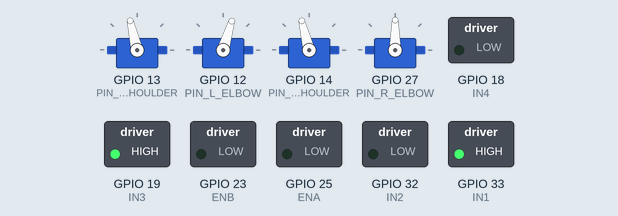
A sketch run on a simulated ESP32. On the bench: 4 × servo, switched loads named in the sketch (green lamp = pin HIGH).

Above: at 3.94 s.
At 7.45 s:
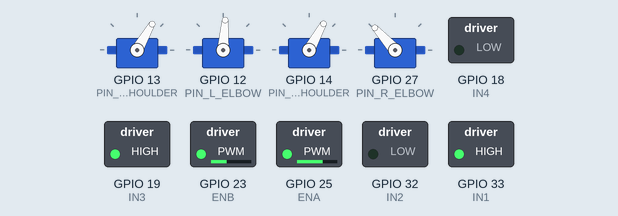
At 11.05 s:
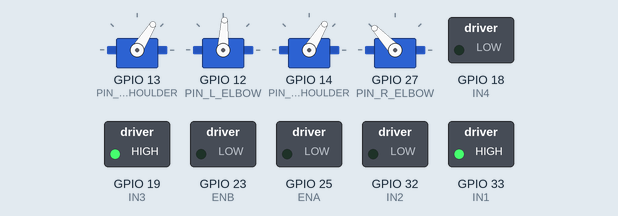
At 17.8 s:
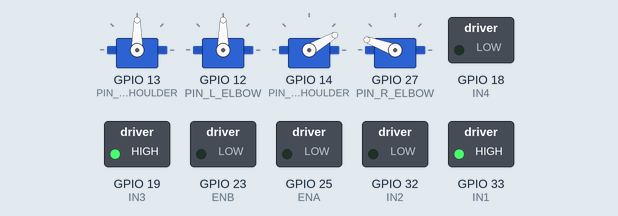
At 20.5 s:
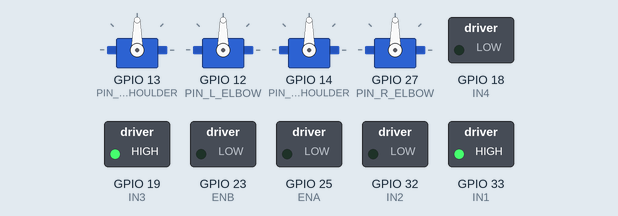
At 38.84 s:
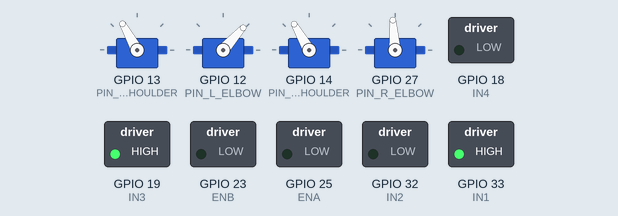
Timing chart, 0 to 40.0 s (numbered marks = the images above):
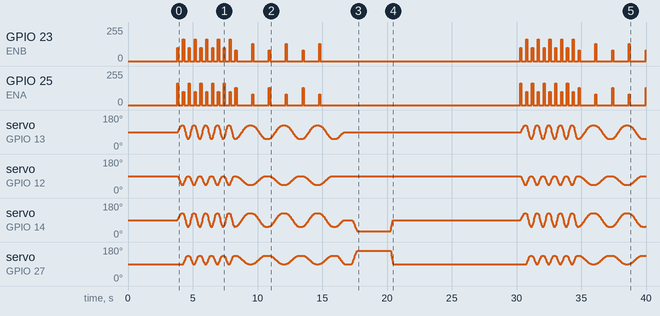

Measured:
- by itself, GPIO 23 (ENB): 0/255 → 98/255 at 3.8 s, → 0/255 0.09 s later, → 162/255 0.36 s later, → 0/255 0.09 s later, … (61 changes in this stretch)
- by itself, GPIO 25 (ENA): 0/255 → 162/255 at 3.8 s, → 0/255 0.09 s later, → 98/255 0.36 s later, → 0/255 0.09 s later, … (61 changes in this stretch)

The sketch:

parade_bot.ino
```cpp
/*
  PARADE ROBOT (ESP32) - v2 (low-speed fix)
  Sequence: attention -> QUICK MARCH -> SLOW MARCH -> halt -> SALUTE -> stand easy

  Library: ESP32Servo  (Arduino IDE > Library Manager > "ESP32Servo")

  WIRING
  - Servos need their own 5-6V supply (NOT the ESP32 pin). Join all grounds together.
  - Motors: L298N (or similar) driver. ENA/ENB take PWM from the ESP32.
*/

#include <ESP32Servo.h>

// ===================== PINS (change to match your wiring) =====================
#define PIN_L_SHOULDER 13
#define PIN_L_ELBOW    12
#define PIN_R_SHOULDER 14
#define PIN_R_ELBOW    27
#define PIN_TORSO      26   // optional torso tilt servo

// Motor driver
#define ENA 25   // left motor speed (PWM)
#define IN1 33
#define IN2 32
#define ENB 23   // right motor speed (PWM)
#define IN3 19
#define IN4 18

// ===================== OPTIONS =====================
const bool HAS_TORSO_SERVO = false;   // true if you add a servo to tilt the body
const bool MIRROR_RIGHT    = true;    // right-side servos are mounted mirrored
const bool FLIP_MOTOR_L    = false;   // set true if left wheel spins backwards
const bool FLIP_MOTOR_R    = false;   // set true if right wheel spins backwards

// =====================================================================
//  >>>>>>>>>>>>>>>>>  SPEED SETTINGS - CHANGE SPEED HERE  <<<<<<<<<<<<<<<<<
// =====================================================================
// Speed is a PERCENT (0-100), NOT a raw PWM number.
// 0 = stopped, 1 = slowest the wheels can turn, 100 = full speed.

// 1) Calibrate this FIRST: the lowest PWM (0-255) at which YOUR wheels just turn
//    while the robot is on the floor. Raise it if the wheels hum/stall at low speed.
const int MIN_PWM = 90;

// 2) How hard the motors push while they are ON
const int QUICK_SPEED_PCT = 25;     // quick march speed (try 30-70)
const int SLOW_SPEED_PCT  = 10;      // slow march speed  (try 1-10 for very slow)

// 3) For how much of each step the wheels are powered (the rest of the step they coast/stop).
//    Lower = even slower, gentler movement. 100 = powered the whole step.
const int QUICK_DRIVE_PCT = 25;    // quick march
const int SLOW_DRIVE_PCT  = 10;     // slow march (try 20-50 for very slow)

// 4) Body sway when there is no torso servo (as % of current speed). 0 = no sway.
const int WHEEL_SWAY_PCT  = 25;

// 5) Step length (beat). Bigger number = slower cadence.
const int QUICK_STEPS   = 10;
const int QUICK_STEP_MS = 450;
const int SLOW_STEPS    = 6;
const int SLOW_STEP_MS  = 1300;

const bool SLOW_MARK_TIME_IN_PLACE = false;  // true = arms march but wheels stay still
// =====================================================================

// ===================== POSES (degrees) - CALIBRATE THESE =====================
// Shoulder: 90 = arm hanging straight down, higher = swings forward (flip if opposite)
const int SHOULDER_REST   = 90;
const int SHOULDER_SWING  = 35;    // +/- swing from rest during march
const int ELBOW_STRAIGHT  = 90;    // arm straight
const int ELBOW_BENT      = 45;    // forearm bent up (marching arm)

const int TORSO_CENTER    = 90;
const int TORSO_TILT      = 8;     // body lean amount (servo degrees)

// Salute pose (right arm): upper arm raised, forearm bent so the hand reaches the brow
const int SALUTE_SHOULDER = 150;
const int SALUTE_ELBOW    = 20;

// ===================== GLOBALS =====================
Servo lShoulder, lElbow, rShoulder, rElbow, torso;
int curLS = SHOULDER_REST, curLE = ELBOW_STRAIGHT;
int curRS = SHOULDER_REST, curRE = ELBOW_STRAIGHT;
int curT  = TORSO_CENTER;

// ===================== MOTOR HELPERS =====================
void setMotor(int en, int inA, int inB, int speed, bool flip) {
  bool fwd = speed >= 0;
  if (flip) fwd = !fwd;
  digitalWrite(inA, fwd ? HIGH : LOW);
  digitalWrite(inB, fwd ? LOW : HIGH);
  analogWrite(en, constrain(abs(speed), 0, 255));
}

void drive(int left, int right) {
  setMotor(ENA, IN1, IN2, left,  FLIP_MOTOR_L);
  setMotor(ENB, IN3, IN4, right, FLIP_MOTOR_R);
}

void stopDrive() { drive(0, 0); }

// Convert speed percent (0-100) into a PWM value that is always above the dead zone.
int pctToPwm(int pct) {
  if (pct <= 0) return 0;
  return map(constrain(pct, 1, 100), 1, 100, MIN_PWM, 255);
}

// ===================== SERVO HELPERS =====================
int mirrorR(int a) { return MIRROR_RIGHT ? 180 - a : a; }

void writeAll(int ls, int le, int rs, int re, int t) {
  lShoulder.write(ls);
  lElbow.write(le);
  rShoulder.write(mirrorR(rs));
  rElbow.write(mirrorR(re));
  if (HAS_TORSO_SERVO) torso.write(t);
}

// Smoothly move every joint to a target pose over 'ms' milliseconds.
// leftPwm/rightPwm keep the wheels running; drivePct = how much of the move they stay powered.
void moveTo(int ls, int le, int rs, int re, int t, int ms,
            int leftPwm = 0, int rightPwm = 0, int drivePct = 100) {
  const int dt = 15;
  int steps = max(1, ms / dt);
  int cutStep = steps * constrain(drivePct, 0, 100) / 100;   // wheels switch off after this update
  bool wheelsOn = true;
  int sLS = curLS, sLE = curLE, sRS = curRS, sRE = curRE, sT = curT;

  if (cutStep > 0) drive(leftPwm, rightPwm); else { stopDrive(); wheelsOn = false; }

  for (int i = 1; i <= steps; i++) {
    if (wheelsOn && i > cutStep) { stopDrive(); wheelsOn = false; }
    float p = (float)i / steps;
    p = p * p * (3 - 2 * p);                 // ease in/out
    writeAll(sLS + (ls - sLS) * p, sLE + (le - sLE) * p,
             sRS + (rs - sRS) * p, sRE + (re - sRE) * p,
             sT  + (t  - sT)  * p);
    delay(dt);
  }
  curLS = ls; curLE = le; curRS = rs; curRE = re; curT = t;
}

// ===================== POSES =====================
void attention(int ms = 800) {
  stopDrive();
  moveTo(SHOULDER_REST, ELBOW_STRAIGHT, SHOULDER_REST, ELBOW_STRAIGHT, TORSO_CENTER, ms);
}

// One march step. leftForward = true -> left arm swings forward, body tilts RIGHT.
void marchStep(bool leftForward, int stepMs, int speedPct, int drivePct, bool inPlace) {
  int ls, le, rs, re, tilt;
  if (leftForward) {
    ls = SHOULDER_REST + SHOULDER_SWING;  le = ELBOW_BENT;
    rs = SHOULDER_REST - SHOULDER_SWING;  re = ELBOW_STRAIGHT;
    tilt = TORSO_CENTER + TORSO_TILT;     // lean right
  } else {
    ls = SHOULDER_REST - SHOULDER_SWING;  le = ELBOW_STRAIGHT;
    rs = SHOULDER_REST + SHOULDER_SWING;  re = ELBOW_BENT;
    tilt = TORSO_CENTER - TORSO_TILT;     // lean left
  }

  int base = pctToPwm(speedPct);
  int lp = inPlace ? 0 : base;
  int rp = inPlace ? 0 : base;

  // No torso servo? Fake the sway by biasing the wheels (scaled to the speed).
  if (!HAS_TORSO_SERVO && !inPlace) {
    int bias = base * WHEEL_SWAY_PCT / 100;
    if (!leftForward) bias = -bias;
    lp = constrain(base + bias, 0, 255);
    rp = constrain(base - bias, 0, 255);
  }

  // Move for ~80% of the beat, then a brief plant/stop so each step feels crisp.
  moveTo(ls, le, rs, re, tilt, (int)(stepMs * 0.8), lp, rp, drivePct);
  stopDrive();
  delay((int)(stepMs * 0.2));
}

void march(int steps, int stepMs, int speedPct, int drivePct, bool inPlace) {
  bool leftForward = true;
  for (int i = 0; i < steps; i++) {
    marchStep(leftForward, stepMs, speedPct, drivePct, inPlace);
    leftForward = !leftForward;
  }
  stopDrive();
}

void salute() {
  stopDrive();
  attention(700);
  delay(500);
  // Sharp raise of the right hand to the brow
  moveTo(SHOULDER_REST, ELBOW_STRAIGHT, SALUTE_SHOULDER, SALUTE_ELBOW, TORSO_CENTER, 500);
  delay(2500);                                   // hold the salute
  // Snap the arm back down
  moveTo(SHOULDER_REST, ELBOW_STRAIGHT, SHOULDER_REST, ELBOW_STRAIGHT, TORSO_CENTER, 250);
}

// ===================== SETUP / LOOP =====================
void setup() {
  pinMode(IN1, OUTPUT); pinMode(IN2, OUTPUT);
  pinMode(IN3, OUTPUT); pinMode(IN4, OUTPUT);
  pinMode(ENA, OUTPUT); pinMode(ENB, OUTPUT);

#if defined(ESP_ARDUINO_VERSION_MAJOR) && ESP_ARDUINO_VERSION_MAJOR >= 3
  analogWriteFrequency(ENA, 500);   // gentler on motors at low duty than the default 1 kHz
  analogWriteFrequency(ENB, 500);
#endif
  stopDrive();

  ESP32PWM::allocateTimer(0);
  ESP32PWM::allocateTimer(1);
  ESP32PWM::allocateTimer(2);
  ESP32PWM::allocateTimer(3);

  lShoulder.setPeriodHertz(50); lElbow.setPeriodHertz(50);
  rShoulder.setPeriodHertz(50); rElbow.setPeriodHertz(50);
  lShoulder.attach(PIN_L_SHOULDER, 500, 2400);
  lElbow.attach(PIN_L_ELBOW, 500, 2400);
  rShoulder.attach(PIN_R_SHOULDER, 500, 2400);
  rElbow.attach(PIN_R_ELBOW, 500, 2400);
  if (HAS_TORSO_SERVO) { torso.setPeriodHertz(50); torso.attach(PIN_TORSO, 500, 2400); }

  writeAll(curLS, curLE, curRS, curRE, curT);
  delay(2000);                       // time to place the robot and step back
}

void loop() {
  attention();
  delay(1000);

  // 1) QUICK MARCH
  march(QUICK_STEPS, QUICK_STEP_MS, QUICK_SPEED_PCT, QUICK_DRIVE_PCT, false);

  // 2) SLOW TIME
  march(SLOW_STEPS, SLOW_STEP_MS, SLOW_SPEED_PCT, SLOW_DRIVE_PCT, SLOW_MARK_TIME_IN_PLACE);

  // 3) HALT + SALUTE
  salute();

  // Stand easy, then run again after a pause (remove the delay/loop if you want one run only)
  delay(8000);
}
```
